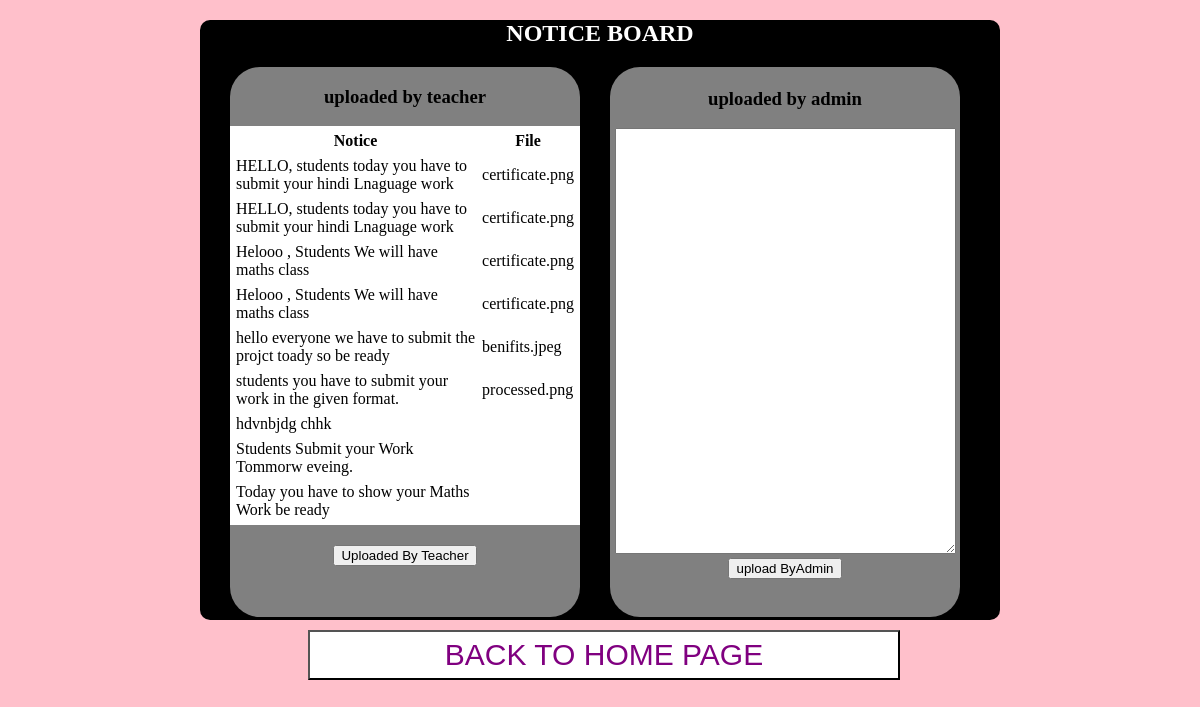
The page /shrutinotice.php on the database its author committed.
### tables this page shows
CREATE TABLE `brodcastmsg` (
  `date` varchar(50) NOT NULL,
  `message` varchar(100) NOT NULL,
  `file` varchar(50) NOT NULL
);

### shrutinotice.php (the view, shortened to what this page needs)
<!DOCTYPE html>
<html lang="en" dir="ltr">
  <head>
  </head>
  <body>
    <center>
      <div class="divno1">
        <center>
        <h2><b>NOTICE BOARD</b></h2>
        </center>
        <div class="divinner1">
          <h3>uploaded by teacher</h3>
          <form action="#" method="POST">
            <table  cellspacing="5">
            <tr>
               <th scope="col">Notice</th>
               <th scope="col">File</th>
           </tr>
                <?php
                $conn=mysqli_connect("localhost","root","","project");
			        	$query = "select * from brodcastmsg";
			        	$result = mysqli_query($conn,$query)or die("select error");
			         	while($row = mysqli_fetch_array($result))
			        	{
			      		echo ' <tr>
							  <td>'.$row["message"].'</td>
                              <td>'.$row["file"].'</td></tr>';
			         	}
                       echo "</table>";
	        		?>
            <input class="chose" type="submit" name="upload" value="Uploaded By Teacher" style="margin-top:20px;">
        </div>
        <div class="divinner2">
        <h3>uploaded by admin</h3>
        <textarea name="area" rows="28" cols="40"></textarea>
         <input class="chose" type="submit" name="upload1" value="upload ByAdmin">
          </div>
      </div>
      </center>
      <div id=div2><a href="afterlogin.php"><button>BACK TO HOME PAGE</button></a></div>
  </body>
</html>

### shrutinotice.php (style rules this page uses)
table { background-color:white; }
body { background-color:pink; }
.divno1 { background-color:black; width:800px; height:600px; border-radius:10px 10px; }
#div2 { margin-top:10px; content-align:center; }
button { width:50%; height:50px; background-color:white; color:purple; font-size:30px; margin-left:300px; font-family:Arial; }
h2 { color:white; }
.divinner1 { margin-left:30px; width:350px; height:550px; background-color:gray; float:left; border-radius:30px 30px; }
.divinner2 { margin-left:370px; width:350px; height:548px; background-color:gray; border-radius:30px 30px; padding-top: 2px; }

### rows shown on the page
brodcastmsg: message "HELLO, students today you have to submit your hindi Lnaguage work", file "certificate.png"
brodcastmsg: message "HELLO, students today you have to submit your hindi Lnaguage work", file "certificate.png"
brodcastmsg: message "Helooo , Students We will have maths class", file "certificate.png"
brodcastmsg: message "Helooo , Students We will have maths class", file "certificate.png"
brodcastmsg: message "hello everyone we have to submit the projct toady so be ready", file "benifits.jpeg"
brodcastmsg: message "students you have to submit your work in the given format.", file "processed.png"
brodcastmsg: message "hdvnbjdg chhk"
brodcastmsg: message "Students Submit your Work Tommorw eveing."
brodcastmsg: message "Today you have to show your Maths Work be ready"
